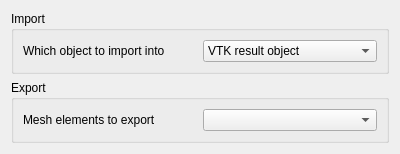
<?xml version="1.0" encoding="UTF-8"?>
<ui version="4.0">
 <class>FemGui::DlgSettingsFemInOutVtk</class>
 <widget class="QWidget" name="FemGui::DlgSettingsFemInOutVtk">
  <property name="geometry">
   <rect>
    <x>0</x>
    <y>0</y>
    <width>400</width>
    <height>79</height>
   </rect>
  </property>
  <property name="windowTitle">
   <string>VTK</string>
  </property>
  <property name="toolTip">
   <string/>
  </property>
  <layout class="QGridLayout" name="gridLayout_4">
   <item row="0" column="0">
    <widget class="QGroupBox" name="groupBox">
     <property name="title">
      <string>Import</string>
     </property>
     <layout class="QGridLayout" name="gridLayout_3">
      <item row="0" column="1">
       <layout class="QGridLayout" name="girdLayout">
        <item row="0" column="0">
         <widget class="QLabel" name="label1">
          <property name="text">
           <string>Which object to import into</string>
          </property>
         </widget>
        </item>
        <item row="0" column="1">
         <widget class="Gui::PrefComboBox" name="comboBoxVtkImportObject">
          <property name="toolTip">
           <string>VTK result object: A CivilCvCAD FEM VTK result object will be imported
(equals to the object which was exported).

FEM mesh object: The results in the VTK file will be omitted, only the
mesh data will be imported and a CivilCvCAD FEM mesh object will be created.

CivilCvCAD result object: The imported data will be converted into a
CivilCvCAD FEM Result object. Note: this setting needs the exact result
component names and thus it only works properly with VTK files
exported from CivilCvCAD.</string>
          </property>
          <property name="statusTip">
           <string/>
          </property>
          <property name="whatsThis">
           <string>Choose in which object to import into</string>
          </property>
          <property name="currentIndex">
           <number>0</number>
          </property>
          <property name="prefEntry" stdset="0">
           <cstring>ImportObject</cstring>
          </property>
          <property name="prefPath" stdset="0">
           <cstring>Mod/Fem/InOutVtk</cstring>
          </property>
          <item>
           <property name="text">
            <string>VTK result object</string>
           </property>
          </item>
          <item>
           <property name="text">
            <string>FEM mesh object</string>
           </property>
          </item>
          <item>
           <property name="text">
            <string>CivilCvCAD result object</string>
           </property>
          </item>
         </widget>
        </item>
       </layout>
      </item>
     </layout>
    </widget>
   </item>
   <item row="1" column="0">
    <widget class="QGroupBox" name="gb_export">
     <property name="title">
      <string>Export</string>
     </property>
     <layout class="QGridLayout" name="gl_export">
      <item row="0" column="0">
       <widget class="QLabel" name="lbl_export_level">
        <property name="text">
         <string>Mesh elements to export</string>
        </property>
       </widget>
      </item>
      <item row="0" column="1">
       <widget class="Gui::PrefComboBox" name="cb_export_level">
        <property name="toolTip">
         <string>Mesh element level to export</string>
        </property>
        <property name="sizeAdjustPolicy">
         <enum>QComboBox::AdjustToContents</enum>
        </property>
        <property name="prefEntry" stdset="0">
         <cstring>MeshExportLevel</cstring>
        </property>
        <property name="prefPath" stdset="0">
         <cstring>Mod/Fem/InOutVtk</cstring>
        </property>
        <property name="prefType" stdset="0">
         <cstring></cstring>
        </property>
       </widget>
      </item>
     </layout>
    </widget>
   </item>
   <item row="2" column="0">
    <spacer name="verticalSpacer">
     <property name="orientation">
      <enum>Qt::Vertical</enum>
     </property>
     <property name="sizeHint" stdset="0">
      <size>
       <width>20</width>
       <height>82</height>
      </size>
     </property>
    </spacer>
   </item>
  </layout>
 </widget>
 <customwidgets>
  <customwidget>
   <class>Gui::PrefComboBox</class>
   <extends>QComboBox</extends>
   <header>Gui/PrefWidgets.h</header>
  </customwidget>
 </customwidgets>
 <resources/>
 <connections/>
</ui>
